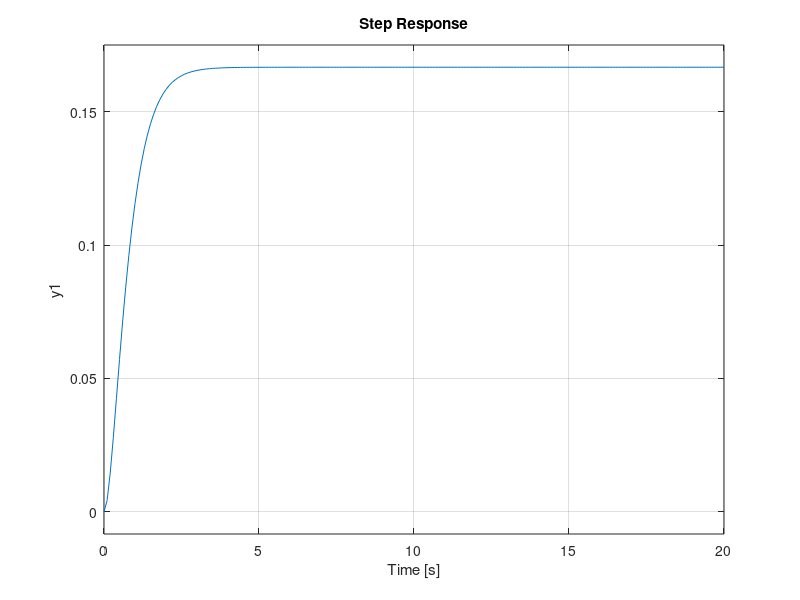

Here is the MATLAB script that generated this plot:
%Clear
clear
clc
close all

%% Laboratory 2
%% 2. Second Order Overdamped System
% G(s) = (1)/(s^2 + 5s + 6)

%%Numerator
e = 1

%%Denominator
f = 1;
g = 5;
h = 6;

G_num2 = [e]
G_den2 = [f g h]
G2 = tf(G_num2, G_den2)

%% Step Response
step(G2,0:0.1:20)